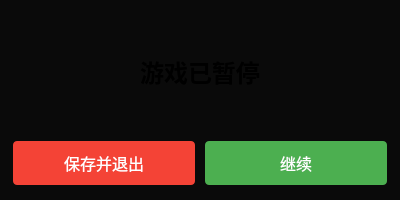
<?xml version="1.0" encoding="UTF-8"?>
<ui version="4.0">
 <class>PauseDialog</class>
 <widget class="QDialog" name="PauseDialog">
  <property name="geometry">
   <rect>
    <x>0</x>
    <y>0</y>
    <width>400</width>
    <height>200</height>
   </rect>
  </property>
  <property name="windowTitle">
   <string>游戏暂停</string>
  </property>
  <property name="styleSheet">
   <string notr="true">QDialog {
    background-color: rgba(0, 0, 0, 0.8);
    color: white;
}

QPushButton {
    background-color: #4CAF50;
    color: white;
    border: none;
    padding: 10px 20px;
    text-align: center;
    text-decoration: none;
    display: inline-block;
    font-size: 16px;
    margin: 4px 2px;
    cursor: pointer;
    border-radius: 4px;
}

QPushButton:hover {
    background-color: #45a049;
}

QPushButton#saveExitButton {
    background-color: #f44336;
}

QPushButton#saveExitButton:hover {
    background-color: #da190b;
}</string>
  </property>
  <!-- 修正：布局用layout标签，而非widget -->
  <layout class="QVBoxLayout" name="verticalLayout">
   <item>
    <!-- 补充：添加QLabel承载文字/样式属性 -->
    <widget class="QLabel" name="pauseLabel">
     <property name="text">
      <string>游戏已暂停</string>
     </property>
     <property name="alignment">
      <set>Qt::AlignCenter</set>
     </property>
     <property name="font">
      <font>
       <pointsize>18</pointsize>
       <bold>true</bold>
      </font>
     </property>
    </widget>
   </item>
   <item>
    <!-- 修正：子布局用layout标签 -->
    <layout class="QHBoxLayout" name="horizontalLayout">
     <item>
      <widget class="QPushButton" name="saveExitButton">
       <property name="text">
        <string>保存并退出</string>
       </property>
      </widget>
     </item>
     <item>
      <widget class="QPushButton" name="continueButton">
       <property name="text">
        <string>继续</string>
       </property>
      </widget>
     </item>
    </layout>
   </item>
  </layout>
 </widget>
 <resources/>
 <connections/>
</ui>
